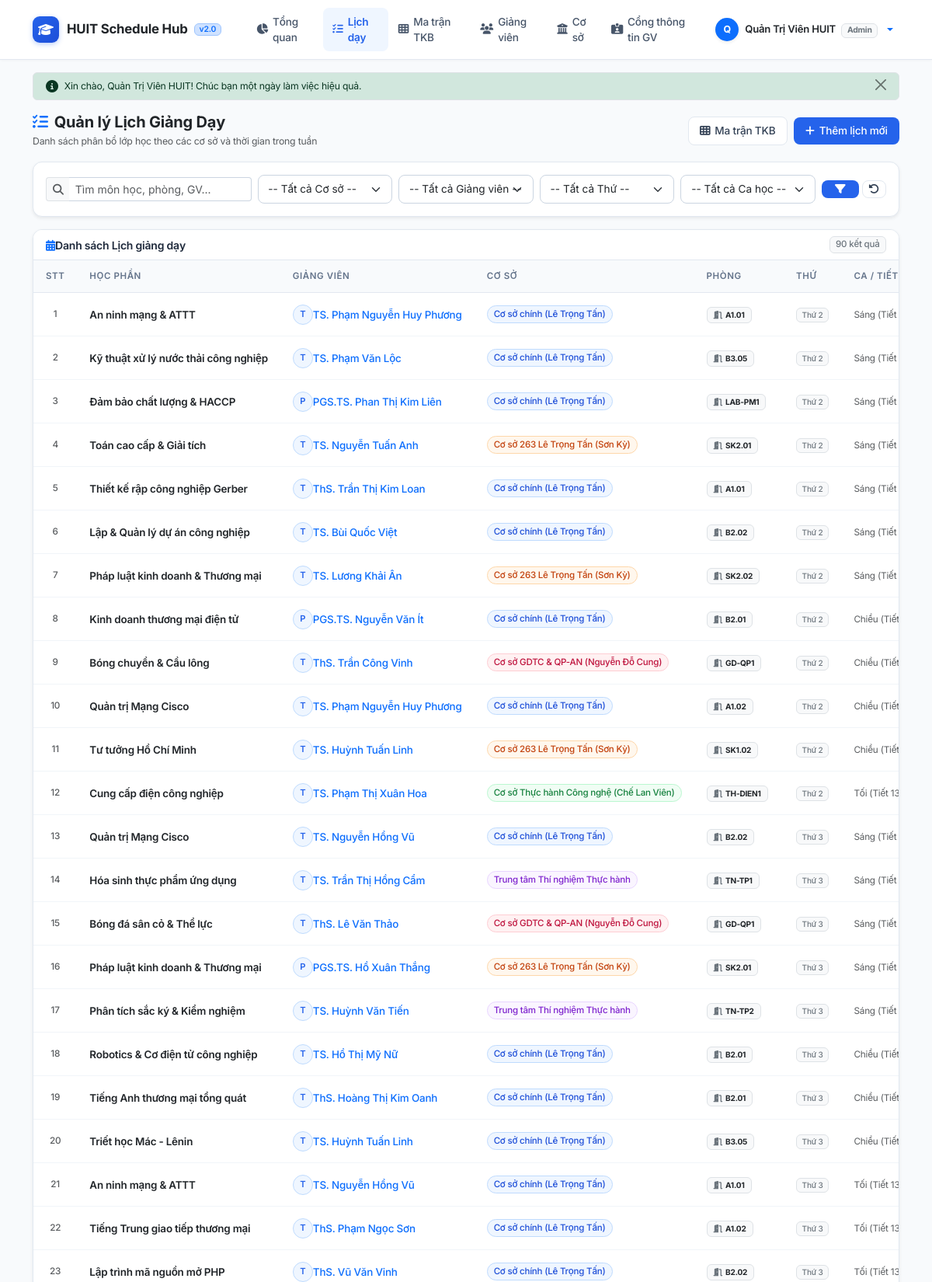
The app's page /index.php?controller=schedule&action=index (signed in, upper part) with its own data.
### tables this page shows
CREATE TABLE IF NOT EXISTS `schedules` (
    `id` INT AUTO_INCREMENT PRIMARY KEY,
    `teacher_id` INT NOT NULL COMMENT 'Mã giảng viên',
    `branch_id` INT NOT NULL COMMENT 'Mã cơ sở',
    `subject_name` VARCHAR(150) NOT NULL COMMENT 'Tên học phần',
    `room` VARCHAR(50) NOT NULL COMMENT 'Phòng học',
    `day_of_week` VARCHAR(20) NOT NULL COMMENT 'Thứ trong tuần (Thứ 2, Thứ 3...)',
    `shift_or_periods` VARCHAR(50) NOT NULL COMMENT 'Buổi hoặc Tiết học cụ thể',
    `semester` VARCHAR(50) NOT NULL DEFAULT 'Học kỳ 1' COMMENT 'Học kỳ',
    `academic_year` VARCHAR(50) NOT NULL DEFAULT '2026-2027' COMMENT 'Năm học',
    `notes` TEXT NULL COMMENT 'Ghi chú thêm',
    `created_at` TIMESTAMP DEFAULT CURRENT_TIMESTAMP,
    CONSTRAINT `fk_schedule_teacher` FOREIGN KEY (`teacher_id`) REFERENCES `teachers` (`id`) ON DELETE CASCADE,
    CONSTRAINT `fk_schedule_branch` FOREIGN KEY (`branch_id`) REFERENCES `branches` (`id`) ON DELETE CASCADE
);

CREATE TABLE IF NOT EXISTS `teachers` (
    `id` INT AUTO_INCREMENT PRIMARY KEY,
    `full_name` VARCHAR(150) NOT NULL COMMENT 'Họ và tên giảng viên',
    `email` VARCHAR(150) NOT NULL UNIQUE COMMENT 'Email liên hệ/đăng nhập',
    `phone` VARCHAR(20) NOT NULL COMMENT 'Số điện thoại',
    `faculty` VARCHAR(150) NOT NULL DEFAULT 'Khoa Công nghệ Thông tin' COMMENT 'Khoa',
    `department` VARCHAR(150) NOT NULL DEFAULT 'Bộ môn Công nghệ phần mềm' COMMENT 'Bộ môn',
    `expertise` VARCHAR(255) NOT NULL COMMENT 'Chuyên môn chính',
    `password` VARCHAR(255) NOT NULL DEFAULT '$2y$10$92IXUNpkjO0rOQ5byMi.Ye4oKoEa3Ro9llC/.og/at2.uheWG/igi' COMMENT 'Mật khẩu (mặc định: password / 123456)',
    `avatar` VARCHAR(255) DEFAULT NULL COMMENT 'Ảnh đại diện',
    `created_at` TIMESTAMP DEFAULT CURRENT_TIMESTAMP
);

CREATE TABLE IF NOT EXISTS `branches` (
    `id` INT AUTO_INCREMENT PRIMARY KEY,
    `branch_name` VARCHAR(150) NOT NULL COMMENT 'Tên cơ sở',
    `address` VARCHAR(255) NOT NULL COMMENT 'Địa chỉ cơ sở',
    `created_at` TIMESTAMP DEFAULT CURRENT_TIMESTAMP
);

### src/Controllers/ScheduleController.php (called while the page is built, shortened)
<?php
class ScheduleController
{
    private Schedule $scheduleModel;
    public function __construct()
    {
        $this->scheduleModel = new Schedule();
    }
    public function index(): void
    {
        $filters = [
            'branch_id' => $_GET['branch_id'] ?? '',
            'teacher_id' => $_GET['teacher_id'] ?? '',
            'day_of_week' => $_GET['day_of_week'] ?? '',
            'shift_or_periods' => $_GET['shift_or_periods'] ?? '',
            'search' => $_GET['search'] ?? '',
        ];
        $schedules = $this->scheduleModel->all($filters);
        require_once __DIR__ . '/../../views/schedules/index.php';
    }
}

### src/Config/Database.php (called while the page is built, shortened)
<?php
class Database
{
    private static ?PDO $instance = null;
    public static function getConnection(): PDO
    {
        if (self::$instance === null) {
            $host = $_ENV['DB_HOST'] ?? '127.0.0.1';
            $port = $_ENV['DB_PORT'] ?? '3306';
            $dbname = $_ENV['DB_NAME'] ?? 'huit_db';
            $user = $_ENV['DB_USER'] ?? 'root';
            $pass = $_ENV['DB_PASS'] ?? '';
            $dsn = "mysql:host={$host};port={$port};dbname={$dbname};charset=utf8mb4";
            try {
                self::$instance = new PDO($dsn, $user, $pass, [
                    PDO::ATTR_ERRMODE => PDO::ERRMODE_EXCEPTION,
                    PDO::ATTR_DEFAULT_FETCH_MODE => PDO::FETCH_ASSOC,
                    PDO::ATTR_EMULATE_PREPARES => false,
                ]);
            } catch (PDOException $e) {
                die("Lỗi kết nối cơ sở dữ liệu: " . $e->getMessage());
            }
        }
        return self::$instance;
    }
}

### src/Models/Schedule.php (called while the page is built, shortened)
<?php
class Schedule
{
    private PDO $db;
    public function __construct()
    {
        $this->db = Database::getConnection();
    }
    public function all(array $filters = []): array
    {
        $sql = "
            SELECT s.*,
                   t.full_name AS teacher_name, t.email AS teacher_email, t.phone AS teacher_phone, t.expertise AS teacher_expertise,
                   b.branch_name, b.address AS branch_address
            FROM schedules s
            JOIN teachers t ON s.teacher_id = t.id
            JOIN branches b ON s.branch_id = b.id
            WHERE 1=1
        ";
        $params = [];
        $sql .= " ORDER BY
            FIELD(s.day_of_week, 'Thứ 2', 'Thứ 3', 'Thứ 4', 'Thứ 5', 'Thứ 6', 'Thứ 7', 'Chủ Nhật'),
            FIELD(s.shift_or_periods, 'Sáng (Tiết 1-3)', 'Sáng (Tiết 4-6)', 'Chiều (Tiết 7-9)', 'Chiều (Tiết 10-12)', 'Tối (Tiết 13-15)'),
            s.room ASC";
        $stmt = $this->db->prepare($sql);
        $stmt->execute($params);
        return $stmt->fetchAll();
    }
}

### views/schedules/index.php (the view, shortened to what this page needs)
<?php
require_once __DIR__ . '/../layouts/header.php';
?>
<div class="d-flex flex-column flex-md-row justify-content-between align-items-md-center gap-2 mb-3">
    <div>
        <h5 class="fw-bold text-dark mb-0">
            <i class="fa-solid fa-list-check text-primary me-2"></i>Quản lý Lịch Giảng Dạy
        </h5>
        <p class="text-muted small mb-0 mt-1">Danh sách phân bổ lớp học theo các cơ sở và thời gian trong tuần</p>
    </div>
    <div class="d-flex align-items-center gap-2">
        <a href="index.php?controller=schedule&action=matrix" class="btn-modern-outline">
            <i class="fa-solid fa-table-cells"></i> Ma trận TKB
        </a>
        <a href="index.php?controller=schedule&action=create" class="btn-modern-primary">
            <i class="fa-solid fa-plus"></i> Thêm lịch mới
        </a>
    </div>
</div>
<div class="card card-custom mb-3 shadow-sm">
    <div class="card-body p-2.5">
        <form method="GET" action="index.php" class="row g-2 align-items-center text-nowrap">
            <div class="col-md-3">
                <div class="input-group input-group-sm">
                    <span class="input-group-text bg-light text-muted border-end-0"><i class="fa-solid fa-magnifying-glass"></i></span>
                    <input type="text" name="search" class="form-control border-start-0"
                           placeholder="Tìm môn học, phòng, GV..."
                           value="<?= htmlspecialchars($filters['search'] ?? '') ?>">
                </div>
            </div>
            <div class="col-md-2">
                <select name="branch_id" class="form-select form-select-sm">
                    <option value="">-- Tất cả Cơ sở --</option>
                </select>
            </div>
            <div class="col-md-2">
                <select name="teacher_id" class="form-select form-select-sm">
                    <option value="">-- Tất cả Giảng viên --</option>
                </select>
            </div>
            <div class="col-md-2">
                <select name="day_of_week" class="form-select form-select-sm">
                    <option value="">-- Tất cả Thứ --</option>
                </select>
            </div>
            <div class="col-md-2">
                <select name="shift_or_periods" class="form-select form-select-sm">
                    <option value="">-- Tất cả Ca học --</option>
                </select>
            </div>
            <div class="col-md-1 d-flex gap-1">
                <button type="submit" class="btn btn-modern-primary w-100 justify-content-center py-1" title="Lọc dữ liệu">
                    <i class="fa-solid fa-filter"></i>
                </button>
                <a href="index.php?controller=schedule&action=index" class="btn btn-modern-outline justify-content-center py-1 px-2" title="Đặt lại bộ lọc">
                    <i class="fa-solid fa-rotate-left"></i>
                </a>
            </div>
        </form>
    </div>
</div>
<div class="card card-custom shadow-sm overflow-hidden mb-4">
    <div class="card-header-custom py-2 px-3 d-flex justify-content-between align-items-center">
        <span><i class="fa-solid fa-calendar-days me-1.5 text-primary"></i>Danh sách Lịch giảng dạy</span>
        <span class="badge bg-light text-secondary border fw-medium" style="font-size: 0.72rem;"><?= count($schedules) ?> kết quả</span>
    </div>
    <div class="table-responsive">
        <table class="table table-modern table-hover align-middle mb-0 text-nowrap">
            <thead>
                <tr>
                    <th style="width: 45px;" class="text-center">STT</th>
                    <th>Học phần</th>
                    <th>Giảng viên</th>
                    <th>Cơ sở</th>
                    <th>Phòng</th>
                    <th>Thứ</th>
                    <th>Ca / Tiết</th>
                </tr>
            </thead>
            <tbody>
                <?php if (empty($schedules)): ?>
                    <tr>
                        <td colspan="8" class="text-center py-5 text-muted small">
                            <i class="fa-regular fa-calendar-xmark fa-2x mb-2 d-block text-secondary opacity-50"></i>
                            Không tìm thấy lịch giảng dạy phù hợp bộ lọc.
                        </td>
                    </tr>
                <?php else: ?>
                    <?php foreach ($schedules as $index => $s): ?>
                        <tr>
                            <td class="text-muted small fw-medium text-center"><?= $index + 1 ?></td>
                            <td>
                                <span class="fw-semibold text-dark"><?= htmlspecialchars($s['subject_name']) ?></span>
                            </td>
                            <td>
                                <a href="index.php?controller=teacher&action=portal&teacher_id=<?= $s['teacher_id'] ?>" class="text-decoration-none d-inline-flex align-items-center gap-1.5 text-dark hover-text-primary">
                                    <span class="teacher-avatar-sm">
                                        <?= mb_substr($s['teacher_name'] ?? 'G', 0, 1, 'UTF-8') ?>
                                    </span>
                                    <span class="fw-medium text-primary"><?= htmlspecialchars($s['teacher_name']) ?></span>
                                </a>
                            </td>
                            <td>
                                <span class="badge-branch-<?= ((($s['branch_id'] ?? 1) - 1) % 7) + 1 ?>">
                                    <?= htmlspecialchars($s['branch_name']) ?>
                                </span>
                            </td>
                            <td>
                                <span class="badge bg-light text-dark border px-2 py-0.5">
                                    <i class="fa-solid fa-door-open me-1 text-secondary" style="font-size: 0.65rem;"></i><?= htmlspecialchars($s['room']) ?>
                                </span>
                            </td>
                            <td>
                                <span class="badge bg-light text-secondary border fw-medium"><?= htmlspecialchars($s['day_of_week']) ?></span>
                            </td>
                            <td>
                                <span class="small text-muted"><?= htmlspecialchars($s['shift_or_periods']) ?></span>
                            </td>
                        </tr>
                    <?php endforeach; ?>
                <?php endif; ?>
            </tbody>
        </table>
    </div>
</div>
<?php require_once __DIR__ . '/../layouts/footer.php'; ?>

### views/layouts/header.php (style rules this page uses)
:root { --font-sans: 'Inter', -apple-system, BlinkMacSystemFont, "Segoe UI", Roboto, sans-serif; --primary: #2563eb; --primary-hover: #1d4ed8; --primary-light: #eff6ff; --accent: #f97316; --accent-hover: #ea580c; --bg-page: #f8fafc; --border-color: #e2e8f0; --border-subtle: #f1f5f9; --text-dark: #0f172a; --text-muted: #64748b; }
body { font-family: var(--font-sans); background-color: var(--bg-page); color: var(--text-dark); min-height: 100vh; display: flex; flex-direction: column; letter-spacing: -0.015em; font-size: 0.875rem; -webkit-font-smoothing: antialiased; -moz-osx-font-smoothing: grayscale; }
.card-custom { border: 1px solid var(--border-color); border-radius: 12px; box-shadow: 0 1px 3px 0 rgba(15, 23, 42, 0.03), 0 1px 2px -1px rgba(15, 23, 42, 0.02); background-color: #ffffff; transition: all 0.2s cubic-bezier(0.16, 1, 0.3, 1); }
.card-header-custom { background-color: #ffffff; border-bottom: 1px solid var(--border-color); padding: 0.85rem 1.15rem; font-weight: 600; font-size: 0.875rem; color: #1e293b; }
.form-control, .form-select { border-radius: 8px; border: 1px solid #cbd5e1; font-size: 0.85rem; padding: 0.48rem 0.8rem; transition: border-color 0.15s ease, box-shadow 0.15s ease; }
.btn-modern-primary { background-color: var(--primary); color: #ffffff; border: none; font-weight: 500; border-radius: 8px; padding: 0.45rem 0.95rem; font-size: 0.85rem; transition: all 0.15s ease; display: inline-flex; align-items: center; gap: 6px; text-decoration: none; }
.btn-modern-outline { background-color: #ffffff; color: #334155; border: 1px solid var(--border-color); font-weight: 500; border-radius: 8px; padding: 0.45rem 0.9rem; font-size: 0.85rem; transition: all 0.15s ease; display: inline-flex; align-items: center; gap: 6px; text-decoration: none; }
.teacher-avatar-sm { width: 26px; height: 26px; border-radius: 50%; background: #eff6ff; color: #2563eb; border: 1px solid #bfdbfe; display: inline-flex; align-items: center; justify-content: center; font-weight: 600; font-size: 0.7rem; flex-shrink: 0; }
.badge-branch-1 { background-color: #eff6ff !important; color: #1d4ed8 !important; border: 1px solid #bfdbfe !important; font-weight: 500; border-radius: 9999px; padding: 2px 8px; font-size: 0.72rem; display: inline-block; }
.badge-branch-2 { background-color: #fff7ed !important; color: #c2410c !important; border: 1px solid #fed7aa !important; font-weight: 500; border-radius: 9999px; padding: 2px 8px; font-size: 0.72rem; display: inline-block; }
.badge-branch-3 { background-color: #faf5ff !important; color: #7e22ce !important; border: 1px solid #e9d5ff !important; font-weight: 500; border-radius: 9999px; padding: 2px 8px; font-size: 0.72rem; display: inline-block; }
.badge-branch-4 { background-color: #f0fdf4 !important; color: #15803d !important; border: 1px solid #bbf7d0 !important; font-weight: 500; border-radius: 9999px; padding: 2px 8px; font-size: 0.72rem; display: inline-block; }
.badge-branch-5 { background-color: #fff1f2 !important; color: #be123c !important; border: 1px solid #fecdd3 !important; font-weight: 500; border-radius: 9999px; padding: 2px 8px; font-size: 0.72rem; display: inline-block; }
.table-modern { margin-bottom: 0; font-size: 0.84rem; }
.table-modern thead th { background-color: #f8fafc; color: #64748b; font-size: 0.72rem; font-weight: 600; text-transform: uppercase; letter-spacing: 0.05em; border-bottom: 1px solid var(--border-color); padding: 0.75rem 1rem; white-space: nowrap !important; vertical-align: middle !important; }
.table-modern tbody td { padding: 0.75rem 1rem; white-space: nowrap !important; vertical-align: middle !important; border-bottom: 1px solid #f1f5f9; }

### records on screen
schedules: subject_name "An ninh mạng & ATTT", teacher.full_name "T", teacher.full_name "TS. Phạm Nguyễn Huy Phương", branch.branch_name "Cơ sở chính (Lê Trọng Tấn)", room "A1.01", day_of_week "Thứ 2", shift_or_periods "Sáng (Tiết…"
schedules: subject_name "Kỹ thuật xử lý nước thải công nghiệp", teacher.full_name "T", teacher.full_name "TS. Phạm Văn Lộc", branch.branch_name "Cơ sở chính (Lê Trọng Tấn)", room "B3.05", day_of_week "Thứ 2", shift_or_periods "Sáng (Tiết…"
schedules: subject_name "Đảm bảo chất lượng & HACCP", teacher.full_name "P", teacher.full_name "PGS.TS. Phan Thị Kim Liên", branch.branch_name "Cơ sở chính (Lê Trọng Tấn)", room "LAB-PM1", day_of_week "Thứ 2", shift_or_periods "Sáng (Tiết…"
schedules: subject_name "Toán cao cấp & Giải tích", teacher.full_name "T", teacher.full_name "TS. Nguyễn Tuấn Anh", branch.branch_name "Cơ sở 263 Lê Trọng Tấn (Sơn Kỳ)", room "SK2.01", day_of_week "Thứ 2", shift_or_periods "Sáng (Tiết…"
schedules: subject_name "Thiết kế rập công nghiệp Gerber", teacher.full_name "T", teacher.full_name "ThS. Trần Thị Kim Loan", branch.branch_name "Cơ sở chính (Lê Trọng Tấn)", room "A1.01", day_of_week "Thứ 2", shift_or_periods "Sáng (Tiết…"
schedules: subject_name "Lập & Quản lý dự án công nghiệp", teacher.full_name "T", teacher.full_name "TS. Bùi Quốc Việt", branch.branch_name "Cơ sở chính (Lê Trọng Tấn)", room "B2.02", day_of_week "Thứ 2", shift_or_periods "Sáng (Tiết…"
schedules: subject_name "Pháp luật kinh doanh & Thương mại", teacher.full_name "T", teacher.full_name "TS. Lương Khải Ân", branch.branch_name "Cơ sở 263 Lê Trọng Tấn (Sơn Kỳ)", room "SK2.02", day_of_week "Thứ 2", shift_or_periods "Sáng (Tiết…"
schedules: subject_name "Kinh doanh thương mại điện tử", teacher.full_name "P", teacher.full_name "PGS.TS. Nguyễn Văn Ít", branch.branch_name "Cơ sở chính (Lê Trọng Tấn)", room "B2.01", day_of_week "Thứ 2", shift_or_periods "Chiều (Tiết…"
schedules: subject_name "Bóng chuyền & Cầu lông", teacher.full_name "T", teacher.full_name "ThS. Trần Công Vinh", branch.branch_name "Cơ sở GDTC & QP-AN (Nguyễn Đỗ Cung)", room "GD-QP1", day_of_week "Thứ 2", shift_or_periods "Chiều (Tiết…"
schedules: subject_name "Quản trị Mạng Cisco", teacher.full_name "T", teacher.full_name "TS. Phạm Nguyễn Huy Phương", branch.branch_name "Cơ sở chính (Lê Trọng Tấn)", room "A1.02", day_of_week "Thứ 2", shift_or_periods "Chiều (Tiết…"
schedules: subject_name "Tư tưởng Hồ Chí Minh", teacher.full_name "T", teacher.full_name "TS. Huỳnh Tuấn Linh", branch.branch_name "Cơ sở 263 Lê Trọng Tấn (Sơn Kỳ)", room "SK1.02", day_of_week "Thứ 2", shift_or_periods "Chiều (Tiết…"
schedules: subject_name "Cung cấp điện công nghiệp", teacher.full_name "T", teacher.full_name "TS. Phạm Thị Xuân Hoa", branch.branch_name "Cơ sở Thực hành Công nghệ (Chế Lan Viên)", room "TH-DIEN1", day_of_week "Thứ 2", shift_or_periods "Tối (Tiết…"
schedules: subject_name "Quản trị Mạng Cisco", teacher.full_name "T", teacher.full_name "TS. Nguyễn Hồng Vũ", branch.branch_name "Cơ sở chính (Lê Trọng Tấn)", room "B2.02", day_of_week "Thứ 3", shift_or_periods "Sáng (Tiết…"
schedules: subject_name "Hóa sinh thực phẩm ứng dụng", teacher.full_name "T", teacher.full_name "TS. Trần Thị Hồng Cẩm", branch.branch_name "Trung tâm Thí nghiệm Thực hành", room "TN-TP1", day_of_week "Thứ 3", shift_or_periods "Sáng (Tiết…"
schedules: subject_name "Bóng đá sân cỏ & Thể lực", teacher.full_name "T", teacher.full_name "ThS. Lê Văn Thảo", branch.branch_name "Cơ sở GDTC & QP-AN (Nguyễn Đỗ Cung)", room "GD-QP1", day_of_week "Thứ 3", shift_or_periods "Sáng (Tiết…"
schedules: subject_name "Pháp luật kinh doanh & Thương mại", teacher.full_name "P", teacher.full_name "PGS.TS. Hồ Xuân Thắng", branch.branch_name "Cơ sở 263 Lê Trọng Tấn (Sơn Kỳ)", room "SK2.01", day_of_week "Thứ 3", shift_or_periods "Sáng (Tiết…"
schedules: subject_name "Phân tích sắc ký & Kiểm nghiệm", teacher.full_name "T", teacher.full_name "TS. Huỳnh Văn Tiến", branch.branch_name "Trung tâm Thí nghiệm Thực hành", room "TN-TP2", day_of_week "Thứ 3", shift_or_periods "Sáng (Tiết…"
schedules: subject_name "Robotics & Cơ điện tử công nghiệp", teacher.full_name "T", teacher.full_name "TS. Hồ Thị Mỹ Nữ", branch.branch_name "Cơ sở chính (Lê Trọng Tấn)", room "B2.01", day_of_week "Thứ 3", shift_or_periods "Chiều (Tiết…"
schedules: subject_name "Tiếng Anh thương mại tổng quát", teacher.full_name "T", teacher.full_name "ThS. Hoàng Thị Kim Oanh", branch.branch_name "Cơ sở chính (Lê Trọng Tấn)", room "B2.01", day_of_week "Thứ 3", shift_or_periods "Chiều (Tiết…"
schedules: subject_name "Triết học Mác - Lênin", teacher.full_name "T", teacher.full_name "TS. Huỳnh Tuấn Linh", branch.branch_name "Cơ sở chính (Lê Trọng Tấn)", room "B3.05", day_of_week "Thứ 3", shift_or_periods "Chiều (Tiết…"
schedules: subject_name "An ninh mạng & ATTT", teacher.full_name "T", teacher.full_name "TS. Nguyễn Hồng Vũ", branch.branch_name "Cơ sở chính (Lê Trọng Tấn)", room "A1.01", day_of_week "Thứ 3", shift_or_periods "Tối (Tiết…"
schedules: subject_name "Tiếng Trung giao tiếp thương mại", teacher.full_name "T", teacher.full_name "ThS. Phạm Ngọc Sơn", branch.branch_name "Cơ sở chính (Lê Trọng Tấn)", room "A1.02", day_of_week "Thứ 3", shift_or_periods "Tối (Tiết…"
schedules: subject_name "Lập trình mã nguồn mở PHP", teacher.full_name "T", teacher.full_name "ThS. Vũ Văn Vinh", branch.branch_name "Cơ sở chính (Lê Trọng Tấn)", room "B2.02", day_of_week "Thứ 3", shift_or_periods "Tối (Tiết…"

### other values on screen
mb_substr($currentUser['full_name'] ?? 'U', 0, 1, 'UTF-8') "Q"
$currentUser['full_name'] "Quản Trị Viên HUIT"
$flash['message'] "Xin chào, Quản Trị Viên HUIT! Chúc bạn một ngày làm việc hiệu quả."
count($schedules) "90"
